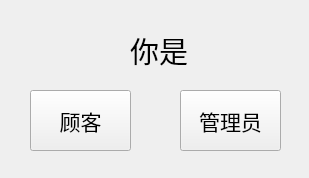
<?xml version="1.0" encoding="UTF-8"?>
<ui version="4.0">
 <class>GUICourseDesignClass</class>
 <widget class="QWidget" name="GUICourseDesignClass">
  <property name="geometry">
   <rect>
    <x>0</x>
    <y>0</y>
    <width>309</width>
    <height>178</height>
   </rect>
  </property>
  <property name="windowTitle">
   <string>GUICourseDesign</string>
  </property>
  <widget class="QLabel" name="label">
   <property name="geometry">
    <rect>
     <x>130</x>
     <y>10</y>
     <width>61</width>
     <height>81</height>
    </rect>
   </property>
   <property name="font">
    <font>
     <family>微软雅黑</family>
     <pointsize>22</pointsize>
    </font>
   </property>
   <property name="cursor">
    <cursorShape>ArrowCursor</cursorShape>
   </property>
   <property name="text">
    <string>你是</string>
   </property>
   <property name="scaledContents">
    <bool>false</bool>
   </property>
  </widget>
  <widget class="QPushButton" name="CustomerButton">
   <property name="geometry">
    <rect>
     <x>30</x>
     <y>90</y>
     <width>101</width>
     <height>61</height>
    </rect>
   </property>
   <property name="font">
    <font>
     <family>微软雅黑</family>
     <pointsize>16</pointsize>
    </font>
   </property>
   <property name="text">
    <string>顾客</string>
   </property>
  </widget>
  <widget class="QPushButton" name="AdminButton">
   <property name="geometry">
    <rect>
     <x>180</x>
     <y>90</y>
     <width>101</width>
     <height>61</height>
    </rect>
   </property>
   <property name="font">
    <font>
     <family>微软雅黑</family>
     <pointsize>16</pointsize>
    </font>
   </property>
   <property name="text">
    <string>管理员</string>
   </property>
  </widget>
 </widget>
 <layoutdefault spacing="6" margin="11"/>
 <resources>
  <include location="guicoursedesign.qrc"/>
 </resources>
 <connections/>
</ui>
